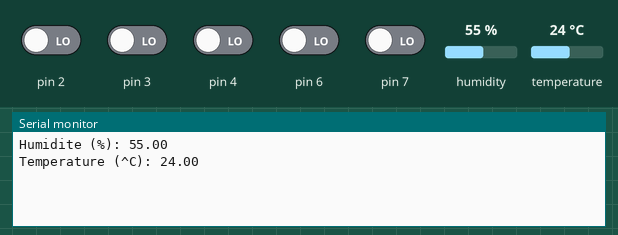
This sketch was run on a simulated Arduino Uno, built with avr-gcc and run on an emulated ATmega328P. Shown: the last lines printed to the serial monitor. Wiring (inferred from the names in the program): DHT11 sensor: data pin 5. The inputs (shaded band) are chosen by the test bench; at power-on: pin 2–4, pin 6, pin 7 LOW, humidity 55 %, temperature 24 °C.

Above: at 1.2 s.
1.3 s: humidity set to 22 %
At 1.8 s:
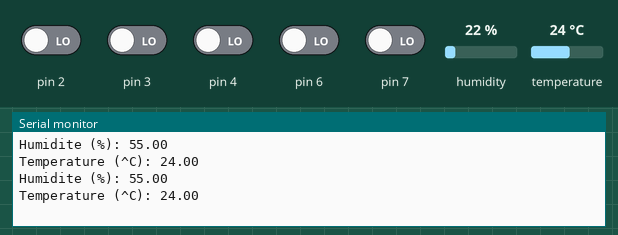
2.8 s: temperature set to 12 °C
At 3.9 s:
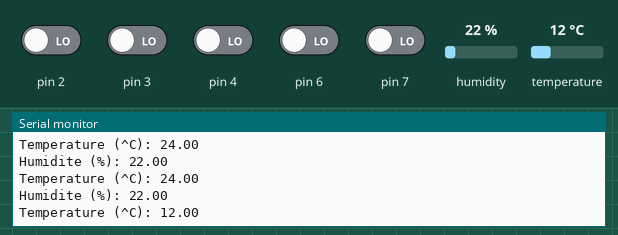
4.3 s: humidity set to 40 %
At 5.5 s:
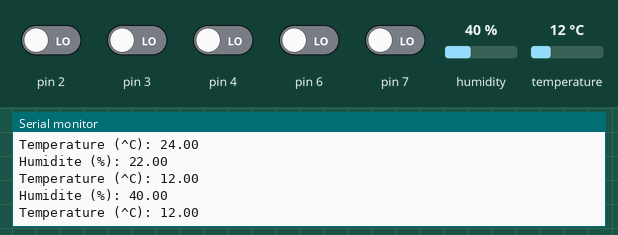
Timing chart, 0 to 7.3 s (numbered marks = the images above; inputs shaded):
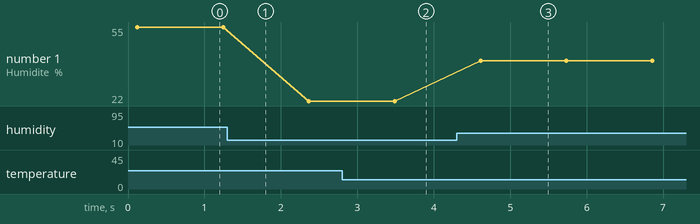

The sketch:

DHT11.ino
```cpp
const byte BROCHE_CAPTEUR = 5;

/* Code d'erreur de la fonction readDHT11() et readDHT22() */
const byte DHT_SUCCESS = 0;        // Pas d'erreur
const byte DHT_TIMEOUT_ERROR = 1;  // Temps d'attente dépassé
const byte DHT_CHECKSUM_ERROR = 2; // Données reçues erronées


void setup() {
  Serial.begin(9600);
  pinMode(BROCHE_CAPTEUR, INPUT_PULLUP);
}

void loop() {
  float temperature, humidity;

  /* Lecture de la température et de l'humidité, avec gestion des erreurs */
  switch (readDHT11(BROCHE_CAPTEUR, &temperature, &humidity)) {
  case DHT_SUCCESS:

    /* Affichage de la température et du taux d'humidité */
    Serial.print(F("Humidite (%): "));
    Serial.println(humidity, 2);
    Serial.print(F("Temperature (^C): "));
    Serial.println(temperature, 2);
    break;

  case DHT_TIMEOUT_ERROR:
    Serial.println(F("Pas de reponse !"));
    break;

  case DHT_CHECKSUM_ERROR:
    Serial.println(F("Pb de communication !"));
    break;
  }

  delay(1000);
}


 // Lit la température et le taux d'humidité mesuré par un capteur DHT11.

byte readDHT11(byte pin, float* temperature, float* humidity) {

  /* Lit le capteur */
  byte data[5];
  byte ret = readDHTxx(pin, data, 18, 1000);

  /* Détecte et retourne les erreurs de communication */
  if (ret != DHT_SUCCESS)
    return ret;

  /* Calcul la vraie valeur de la température et de l'humidité */
  *humidity = data[0];
  *temperature = data[2];

  /* Ok */
  return DHT_SUCCESS;
}

/**
 * Fonction bas niveau permettant de lire la température et le taux d'humidité (en valeurs brutes) mesuré par un capteur DHTxx.
 */
byte readDHTxx(byte pin, byte* data, unsigned long start_time, unsigned long timeout) {
  data[0] = data[1] = data[2] = data[3] = data[4] = 0;
  // start_time est en millisecondes
  // timeout est en microsecondes

  /* Conversion du numéro de broche Arduino en ports / masque binaire "bas niveau" */
  uint8_t bit = digitalPinToBitMask(pin);
  uint8_t port = digitalPinToPort(pin);
  volatile uint8_t *ddr = portModeRegister(port);   // Registre MODE (INPUT / OUTPUT)
  volatile uint8_t *out = portOutputRegister(port); // Registre OUT (écriture)
  volatile uint8_t *in = portInputRegister(port);   // Registre IN (lecture)

  /* Conversion du temps de timeout en nombre de cycles processeur */
  unsigned long max_cycles = microsecondsToClockCycles(timeout);

  /* Evite les problèmes de pull-up */
  *out |= bit;  // PULLUP
  *ddr &= ~bit; // INPUT
  delay(100);   // Laisse le temps à la résistance de pullup de mettre la ligne de données à HIGH

  /* Réveil du capteur */
  *ddr |= bit;  // OUTPUT
  *out &= ~bit; // LOW
  delay(start_time); // Temps d'attente à LOW causant le réveil du capteur
  // N.B. Il est impossible d'utilise delayMicroseconds() ici car un délai
  // de plus de 16 millisecondes ne donne pas un timing assez précis.

  /* Portion de code critique - pas d'interruptions possibles */
  noInterrupts();

  /* Passage en écoute */
  *out |= bit;  // PULLUP
  delayMicroseconds(40);
  *ddr &= ~bit; // INPUT

  /* Attente de la réponse du capteur */
  timeout = 0;
  while(!(*in & bit)) { /* Attente d'un état LOW */
    if (++timeout == max_cycles) {
        interrupts();
        return DHT_TIMEOUT_ERROR;
      }
  }

  timeout = 0;
  while(*in & bit) { /* Attente d'un état HIGH */
    if (++timeout == max_cycles) {
        interrupts();
        return DHT_TIMEOUT_ERROR;
      }
  }

  /* Lecture des données du capteur (40 bits) */
  for (byte i = 0; i < 40; ++i) {

    /* Attente d'un état LOW */
    unsigned long cycles_low = 0;
    while(!(*in & bit)) {
      if (++cycles_low == max_cycles) {
        interrupts();
        return DHT_TIMEOUT_ERROR;
      }
    }

    /* Attente d'un état HIGH */
    unsigned long cycles_high = 0;
    while(*in & bit) {
      if (++cycles_high == max_cycles) {
        interrupts();
        return DHT_TIMEOUT_ERROR;
      }
    }

    /* Si le temps haut est supérieur au temps bas c'est un "1", sinon c'est un "0" */
    data[i / 8] <<= 1;
    if (cycles_high > cycles_low) {
      data[i / 8] |= 1;
    }
  }

  /* Fin de la portion de code critique */
  interrupts();

  /*
   * Format des données :
   * [1, 0] = humidité en %
   * [3, 2] = température en degrés Celsius
   * [4] = checksum (humidité + température)
   */

  /* Vérifie la checksum */
  byte checksum = (data[0] + data[1] + data[2] + data[3]) & 0xff;
  if (data[4] != checksum)
    return DHT_CHECKSUM_ERROR; /* Erreur de checksum */
  else
    return DHT_SUCCESS; /* Pas d'erreur */
}
```

Measured:
- after the input at 2.8 s, the serial monitor: prints a new line after 0.71 s (image 2)
- after the input at 4.3 s, the serial monitor: prints a new line after 0.31 s (image 3)
- plotted number 1: 55 → 22 after the input at 1.3 s, 22 → 40 after the input at 4.3 s
